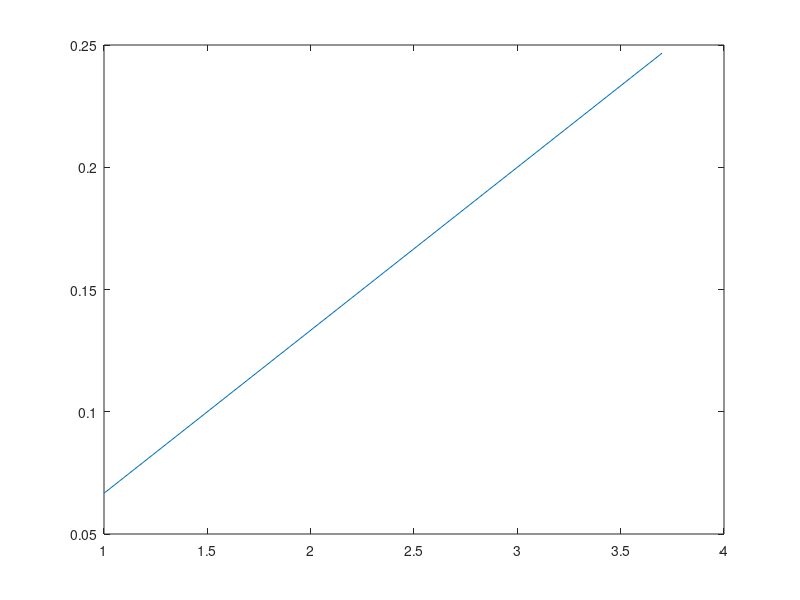

The MATLAB source for this figure:
clc
clear
close all

SNR= [0 10 15 20 25 30 35 ];
loop=100000
N=128;
N_t=130;
sishma_orginal=0.2752;
M_qam=16;
M_PPM=4;
N_sub=N/4;

I_H=1;
lambda_h=2;
lambda_l=2;
delta_org=30;
sishma_tuned_org=(1/delta_org)*I_H;
I_OFF_org=(lambda_l*sishma_tuned_org);
% I_ON_org=(I_H*0.5)+(lambda_l*sishma_tuned_org);
I_ON_org=(I_H)-(lambda_h*sishma_tuned_org);
delta_last=0.15*floor((min((1/((3*lambda_l/delta_org)+(lambda_h/delta_org))),(1/((3*lambda_h/delta_org)+(lambda_l/delta_org)))))/0.15)
tau=M_PPM/N_sub;
Count_location=nchoosek([1:N_sub],M_PPM); %  can we optimize N_sub and M_PPM ??
b_MPPM=floor(log2(length(Count_location))); %% bit in MPPM
M_location=Count_location(1:2^b_MPPM,:);
b_dco=(N/2)*log2(M_qam); %%  bit in dco
% I_ON=0.75*I_H; % 50% percent
%  % 50% percent
% I_m=(I_ON+I_OFF)/2;
% %% 
% lambda_l=(I_OFF-I_L)/sishma;
% lambda_h=(I_m-I_OFF)/sishma;
% lambda_l=(I_ON-I_m)/sishma;
% lambda_h=(I_H-I_ON)/sishma;
% % lambda_l=10;
% lambda_h=10;
gamma_index=0;
for gamma=1:.15:delta_last;
    gamma_index=gamma_index+1;
    ratio(gamma_index)=delta_org/gamma
    sishma_tuned=sishma_tuned_org*gamma;
    normalize_coff=sishma_tuned/sishma_orginal;
    sishma=sishma_tuned;
    sishma_tuned_vect(gamma_index)=sishma_tuned;
    I_OFF=(lambda_l*sishma_tuned);
    I_ON=(I_H)-(lambda_h*sishma_tuned);
    I_m=(I_ON+I_OFF)*0.5
%     I_L=(1-delta)*I_H;
    p_1=(sishma^2)*(((lambda_l^2)*qfunc(lambda_l))+((lambda_h^2)*qfunc(lambda_h)));
    p_2=(sishma^2)*(1/sqrt(2*pi))*(-((exp(-(lambda_l^2)/2))*lambda_l)-((exp(-(lambda_h^2)/2))*lambda_h));
    p_3=(sishma^2)*(1-qfunc(lambda_l)-qfunc(lambda_h));
    mean_clipped =(sishma)*(((1/sqrt(2*pi))*((exp(-(lambda_l^2)/2))-(exp(-(lambda_h^2)/2))))-lambda_l*(qfunc(lambda_l))+lambda_h*qfunc(lambda_h))
    sq_clipped=p_1+p_2+p_3;
    sishma_clipped=sqrt(sq_clipped);
    sishma_clipped_vect(gamma_index)=sishma_clipped;
    mean_clipped_vect(gamma_index)=mean_clipped ;
    PP_index=0;
    PP_vect=0;
    dimm_level(gamma_index)=(tau*(I_OFF+mean_clipped))+((1-tau)*(I_OFF+mean_clipped ));
end
gamma=1:.15:delta_last
plot(gamma,dimm_level)